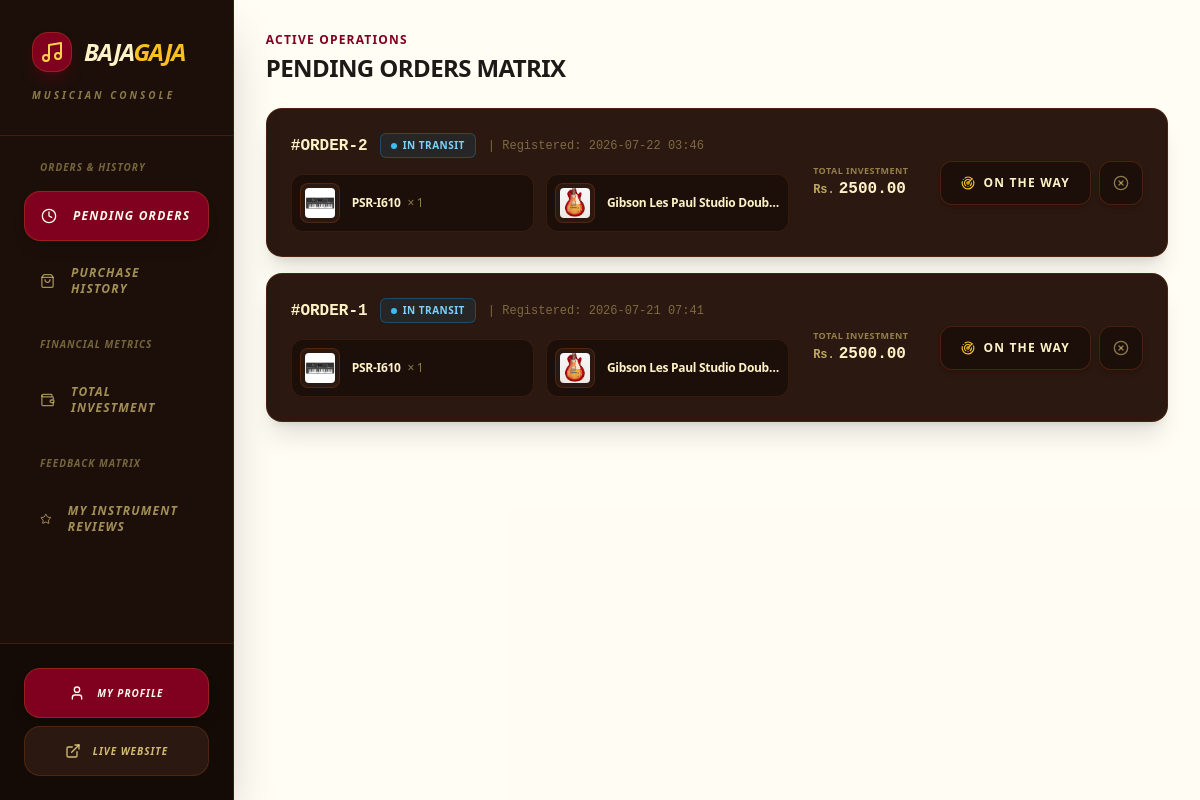
The app's page /dashboard/ (signed in) with its own data.
### bg_app/models.py (models this page shows, shortened)
class Order(models.Model):
    class Status(models.TextChoices):
        CONFIRMED = 'confirmed', 'Order Confirmed'
        SHIPPING = 'shipping', 'In Transit'
        DELIVERED = 'delivered', 'Delivered'
        COMPLETED = 'completed', 'Completed'
        CANCELLED = 'cancelled', 'Cancelled'
    class PaymentMethod(models.TextChoices):
        ESEWA = 'esewa', 'Esewa'
        COD = 'cod', 'Cash on Delivery'
    customer = models.ForeignKey(User, on_delete=models.CASCADE, related_name='orders')
    total_amount = models.DecimalField(max_digits=12, decimal_places=2)
    status = models.CharField(max_length=20, choices=Status.choices, default=Status.CONFIRMED)
    transaction_id = models.CharField(max_length=100, blank=True, null=True)
    shipping_address = models.TextField()
    payment_method = models.CharField(max_length=20, choices=PaymentMethod.choices, default=PaymentMethod.ESEWA)
    created_at = models.DateTimeField(auto_now_add=True)

class OrderItem(models.Model):
    order = models.ForeignKey(Order, on_delete=models.CASCADE, related_name='items')
    product = models.ForeignKey(Product, on_delete=models.CASCADE)
    price_at_purchase = models.DecimalField(max_digits=10, decimal_places=2)
    quantity = models.PositiveIntegerField(default=1)

class Product(models.Model):
    class Category(models.TextChoices):
        GUITARS = 'guitars', 'Guitars & Basses'
        KEYBOARDS = 'keyboards', 'Keyboards & Synthesizers'
        DRUMS = 'drums', 'Drums & Percussion'
        TRADITIONAL = 'traditional', 'Traditional & Folk'
        WIND = 'wind', 'Wind & Brass'
        STUDIO = 'studio', 'Studio & Recording'
        AMPS_EFFECTS = 'amps_effects', 'Amps & Effect Pedals'
        ACCESSORIES = 'accessories', 'Accessories & Cables'
    class Condition(models.TextChoices):
        NEW = 'new', 'Brand New (Sealed)'
        REFURBISHED = 'refurbished', 'Factory Refurbished'
        USED = 'used', 'Pre-Owned / Good'
    brand = models.ForeignKey(Brand, on_delete=models.SET_NULL, null=True, related_name='products')
    name = models.CharField(max_length=255)
    category = models.CharField(max_length=20, choices=Category.choices)
    condition = models.CharField(max_length=20, choices=Condition.choices, default=Condition.NEW)
    description = models.TextField()
    price = models.DecimalField(max_digits=10, decimal_places=2)
    stock = models.PositiveIntegerField(default=0)
    product_image = models.ImageField(upload_to='images/products/')
    sku = models.CharField(max_length=100, unique=True, blank=True, null=True)
    is_active = models.BooleanField(default=True)
    created_at = models.DateTimeField(auto_now_add=True)

### bg_app/views/dashboard.py (the view)
# urls.py: path('dashboard/', customer_dashboard_view, name='customer_dashboard'),
@login_required
def customer_dashboard_view(request):
    if request.user.is_staff:
        messages.error(request, "You are not authorized to access this page.")
        return redirect('/')
    section = request.GET.get('section', 'pending-orders')
    context = {
        'section': section,
    }
    if section == 'pending-orders':
        context['pending_orders'] = Order.objects.exclude(customer=request.user, status__in=[Order.Status.COMPLETED, Order.Status.CANCELLED]).order_by('-created_at')
    if section == 'my-orders':
        context['orders'] = None
    if section == 'my-reviews':
        context['my_reviews'] = None
    if section == 'total-spent':
        context['total_spent'] = None
    return render(request, 'dashboard/customer_dashboard.html', context)

### bg_app/templates/dashboard/customer_dashboard.html (shortened to what this page needs)
<!DOCTYPE html>
<html lang="en">
<head>
    {% load static %}
    <link href="{% static 'css/styles.css' %}" rel="stylesheet" />
</head>
<body class="bg-amber-50/30 flex min-h-screen overflow-hidden text-stone-900 font-sans">
    <aside class="w-80 bg-[#1c0f0a] text-amber-100 flex flex-col shadow-2xl relative z-30 border-r border-amber-900/40">
        <div class="p-8 border-b border-amber-900/40">
            <div class="flex items-center gap-3">
                <div class="h-10 w-10 bg-[#800020] rounded-2xl flex items-center justify-center shadow-lg shadow-[#800020]/30 border border-amber-500/20">
                    <i data-lucide="music" class="w-6 h-6 text-amber-300"></i>
                </div>
                <h1 class="text-2xl font-black italic tracking-tighter uppercase text-amber-100">
                    Baja<span class="text-amber-400">Gaja</span>
                </h1>
            </div>
            <p class="text-[10px] text-amber-200/50 font-black uppercase tracking-[0.3em] mt-4 italic">Musician Console</p>
        </div>
        <nav class="flex-grow p-6 space-y-6 overflow-y-auto custom-scrollbar">
            <div class="space-y-2">
                <h3 class="px-4 text-[10px] font-black text-amber-200/40 uppercase tracking-widest mb-4 italic">Orders & History</h3>
                <a href="?section=pending-orders" class="flex items-center gap-4 px-4 py-4 rounded-2xl {% if section == 'pending-orders' or not section %}bg-[#800020] text-amber-50 shadow-lg border border-amber-500/20{% else %}text-amber-200/60 hover:bg-[#2b1810] hover:text-amber-100{% endif %} font-black italic uppercase text-xs tracking-widest transition-all group">
                    <i data-lucide="clock" class="w-4 h-4 group-hover:scale-110 transition-transform"></i>
                    Pending Orders
                </a>
                <a href="?section=my-orders" class="flex items-center gap-4 px-4 py-4 rounded-2xl {% if section == 'my-orders' %}bg-[#800020] text-amber-50 shadow-lg border border-amber-500/20{% else %}text-amber-200/60 hover:bg-[#2b1810] hover:text-amber-100{% endif %} font-black italic uppercase text-xs tracking-widest transition-all group">
                    <i data-lucide="shopping-bag" class="w-4 h-4 group-hover:scale-110 transition-transform"></i>
                    Purchase History
                </a>
            </div>
            <div class="space-y-2">
                <h3 class="px-4 text-[10px] font-black text-amber-200/40 uppercase tracking-widest mb-4 italic">Financial Metrics</h3>
                <a href="?section=total-spent" class="flex items-center gap-4 px-4 py-4 rounded-2xl {% if section == 'total-spent' %}bg-[#800020] text-amber-50 shadow-lg border border-amber-500/20{% else %}text-amber-200/60 hover:bg-[#2b1810] hover:text-amber-100{% endif %} font-black italic uppercase text-xs tracking-widest transition-all group">
                    <i data-lucide="wallet" class="w-4 h-4 group-hover:scale-110 transition-transform"></i>
                    Total Investment
                </a>
            </div>
            <div class="space-y-2">
                <h3 class="px-4 text-[10px] font-black text-amber-200/40 uppercase tracking-widest mb-4 italic">Feedback Matrix</h3>
                <a href="?section=my-reviews" class="flex items-center gap-4 px-4 py-4 rounded-2xl {% if section == 'my-reviews' %}bg-[#800020] text-amber-50 shadow-lg border border-amber-500/20{% else %}text-amber-200/60 hover:bg-[#2b1810] hover:text-amber-100{% endif %} font-black italic uppercase text-xs tracking-widest transition-all group">
                    <i data-lucide="star" class="w-4 h-4 group-hover:scale-110 transition-transform"></i>
                    My Instrument Reviews
                </a>
            </div>
        </nav>
        <div class="p-6 border-t border-amber-900/40 bg-[#140b07] flex flex-col gap-2">
            <a href="/profile/"
               class="flex items-center justify-center gap-3 w-full bg-[#800020] text-amber-50 px-6 py-4 rounded-2xl font-black italic uppercase text-[10px] tracking-widest hover:bg-[#500014] transition-all shadow-lg hover:shadow-[#800020]/40 border border-amber-500/20 active:scale-95">
                <i data-lucide="user" class="w-4 h-4"></i>
                My Profile
            </a>
            <a href="/" target="_blank"
               class="flex items-center justify-center gap-3 w-full bg-[#2b1810] border border-amber-900/50 text-amber-200/80 px-6 py-4 rounded-2xl font-black italic uppercase text-[10px] tracking-widest hover:bg-[#1c0f0a] hover:text-amber-100 transition-all active:scale-95">
                <i data-lucide="external-link" class="w-4 h-4"></i>
                Live Website
            </a>
        </div>
    </aside>
    <main class="flex-grow flex flex-col h-screen overflow-y-auto bg-amber-50/30 p-6 sm:p-8">
        {% if section == 'pending-orders' or not section %}
            {% include 'dashboard/customer/_pending_orders.html' %}
        {% elif section == 'my-orders' %}
            {% include 'dashboard/customer/_my_orders.html' %}
        {% elif section == 'total-spent' %}
            {% include 'dashboard/customer/_total_spent.html' %}
        {% elif section == 'my-reviews' %}
            {% include 'dashboard/customer/_my_reviews.html' %}
        {% endif %}
    </main>
</body>
</html>

### bg_app/templates/dashboard/customer/_pending_orders.html (shortened to what this page needs)
<div class="space-y-6">
    <div>
        <h2 class="text-xs font-bold uppercase tracking-widest text-[#800020] mb-1">Active Operations</h2>
        <p class="text-2xl font-black tracking-tight text-stone-900 uppercase">Pending Orders Matrix</p>
    </div>
    <div class="space-y-4">
        {% for order in pending_orders %}
            <div class="bg-[#2b1810] border border-amber-900/40 rounded-2xl p-6 min-h-[140px] flex flex-col lg:flex-row lg:items-center justify-between gap-6 hover:border-[#800020] transition-all shadow-xl group">
                <div class="space-y-4 flex-grow w-full">
                    <div class="flex flex-wrap items-center gap-3">
                        <span class="font-mono font-black text-base text-amber-100">#ORDER-{{ order.id }}</span>
                        {% if order.status == 'confirmed' %}
                            <span class="inline-flex items-center gap-1.5 px-2.5 py-1 rounded-md bg-amber-500/10 border border-amber-500/30 text-amber-300 text-[10px] font-black uppercase tracking-wider">
                                <span class="w-1.5 h-1.5 rounded-full bg-amber-400"></span> {{ order.get_status_display }}
                            </span>
                        {% elif order.status == 'processing' %}
                            <span class="inline-flex items-center gap-1.5 px-2.5 py-1 rounded-md bg-amber-500/20 border border-amber-500/40 text-amber-200 text-[10px] font-black uppercase tracking-wider animate-pulse">
                                <span class="w-1.5 h-1.5 rounded-full bg-amber-400"></span> {{ order.get_status_display }}
                            </span>
                        {% elif order.status == 'shipping' %}
                            <span class="inline-flex items-center gap-1.5 px-2.5 py-1 rounded-md bg-sky-500/10 border border-sky-500/30 text-sky-300 text-[10px] font-black uppercase tracking-wider">
                                <span class="w-1.5 h-1.5 rounded-full bg-sky-400"></span> {{ order.get_status_display }}
                            </span>
                        {% elif order.status == 'completed' or order.status == 'delivered' %}
                            <span class="inline-flex items-center gap-1.5 px-2.5 py-1 rounded-md bg-emerald-500/10 border border-emerald-500/30 text-emerald-300 text-[10px] font-black uppercase tracking-wider">
                                <span class="w-1.5 h-1.5 rounded-full bg-emerald-400"></span> {{ order.get_status_display }}
                            </span>
                        {% else %}
                            <span class="inline-flex items-center gap-1.5 px-2.5 py-1 rounded-md bg-amber-900/20 border border-amber-900/40 text-amber-200/60 text-[10px] font-black uppercase tracking-wider">
                                <span class="w-1.5 h-1.5 rounded-full bg-amber-200/40"></span> {{ order.get_status_display }}
                            </span>
                        {% endif %}
                        <span class="text-xs text-amber-200/40 font-mono">| Registered: {{ order.created_at|date:"Y-m-d H:i" }}</span>
                    </div>
                    <div class="grid grid-cols-1 sm:grid-cols-2 gap-3 max-w-4xl">
                        {% for item in order.items.all %}
                            <div class="flex items-center gap-3 bg-[#1c0f0a] border border-amber-900/30 p-2 rounded-xl">
                                <div class="w-10 h-10 bg-[#2b1810] border border-amber-900/50 rounded-lg overflow-hidden flex items-center justify-center p-1 shrink-0">
                                    {% if item.product.product_image %}
                                        <img src="{{ item.product.product_image.url }}" alt="{{ item.product.name }}" class="w-full h-full object-cover rounded">
                                    {% else %}
                                        <i data-lucide="music" class="w-5 h-5 text-amber-500/40"></i>
                                    {% endif %}
                                </div>
                                <span class="text-amber-100 text-xs font-black tracking-tight truncate">
                                    {{ item.product.name }} <span class="text-amber-200/50 font-medium ml-1">× {{ item.quantity }}</span>
                                </span>
                            </div>
                        {% endfor %}
                    </div>
                </div>
                <div class="flex items-center justify-between lg:justify-end gap-8 border-t lg:border-t-0 border-amber-900/30 pt-4 lg:pt-0 shrink-0">
                    <div class="flex flex-col lg:text-right">
                        <span class="text-[9px] uppercase font-bold tracking-wider text-amber-200/50">Total Investment</span>
                        <div class="flex items-baseline gap-1">
                            <span class="text-xs font-mono font-bold text-amber-200/70">Rs.</span>
                            <span class="text-base font-mono font-black text-amber-100">{{ order.total_amount|floatformat:2 }}</span>
                        </div>
                    </div>
                    <div class="flex items-center gap-2">
                        {% if order.status == "confirmed" %}
                            <div class="bg-[#1c0f0a] border border-amber-900/50 text-amber-100 font-black h-11 px-5 rounded-xl flex items-center justify-center gap-2 text-xs uppercase tracking-widest shadow-md whitespace-nowrap">
                                <i data-lucide="package" class="w-3.5 h-3.5 text-amber-400 animate-pulse"></i>
                                <span>Awaiting Crafting/Dispatch</span>
                            </div>
                        {% elif order.status == "shipping" %}
                            <div class="bg-[#1c0f0a] border border-amber-900/50 text-amber-100 font-black h-11 px-5 rounded-xl flex items-center justify-center gap-2 text-xs uppercase tracking-widest shadow-md whitespace-nowrap">
                                <i data-lucide="radar" class="w-3.5 h-3.5 text-amber-400"></i>
                                <span>On the Way</span>
                            </div>
                        {% endif %}
                        <a href="/order/cancelled/{{ order.id }}" class="bg-[#1c0f0a] hover:bg-rose-950/80 border border-amber-900/50 hover:border-rose-800 text-amber-200/50 hover:text-rose-400 h-11 w-11 rounded-xl transition-all flex items-center justify-center active:scale-95 shadow-md" title="Cancel Order">
                            <i data-lucide="x-circle" class="w-4 h-4"></i>
                        </a>
                    </div>
                </div>
            </div>
        {% endfor %}
    </div>
</div>

### records on screen
Order: id "2", status "IN TRANSIT", created_at "2026-07-22 03:46", total_amount "2500.00", shows "ON THE WAY"
OrderItem: product.product_image (picture), product.name "PSR-I610", quantity "1"
OrderItem: product.product_image (picture), product.name "Gibson Les Paul Studio Doub…"
Order: id "1", status "IN TRANSIT", created_at "2026-07-21 07:41", total_amount "2500.00", shows "ON THE WAY"
OrderItem: product.product_image (picture), product.name "PSR-I610", quantity "1"
OrderItem: product.product_image (picture), product.name "Gibson Les Paul Studio Doub…"
